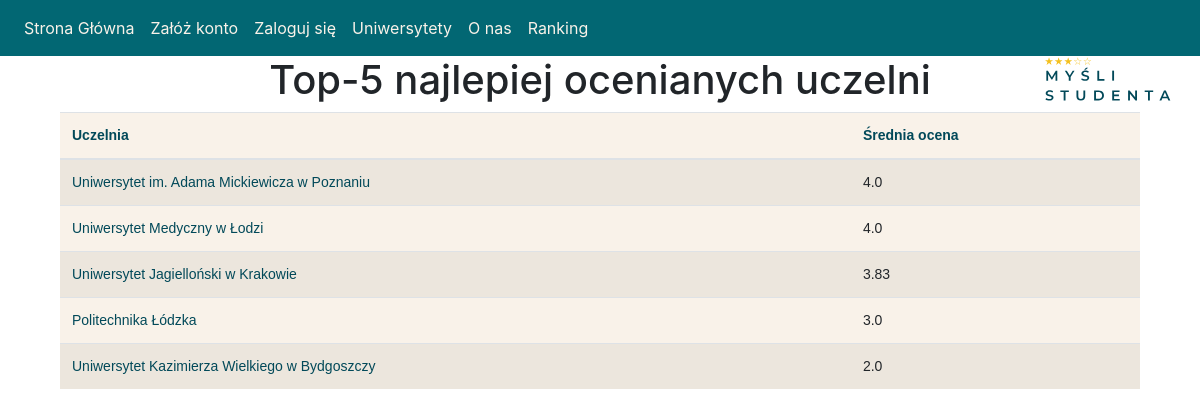
Screenshot of /top_universities with the database file from the repository.
### website/models.py (models this page shows, shortened)
class University(db.Model):
    __tablename__ = 'university'
    university_id = db.Column(db.Integer, primary_key=True)
    university_name = db.Column(db.String(100), nullable=False)
    location = db.Column(db.String(50), nullable=False)
    website = db.Column(db.String(100), nullable=False)
    api_url = db.Column(db.String(50))
    course = relationship("Course",backref = "University")

### website/views.py (the view)
@views.route('/top_universities')
def top_universities():
    universities = University.query.all()
    universities_avg_rating = []
    for university in universities:
        courses = Course.query.filter_by(university_id=university.university_id).all()
        total_rating = 0
        course_count = 0
        for course in courses:
            for rating in course.rating:
                total_rating += rating.quality_value
                course_count += 1
        avg_rating = total_rating / course_count if course_count > 0 else 0
        universities_avg_rating.append((university, round(avg_rating,2)))
    universities_avg_rating.sort(key=lambda x: x[1], reverse=True)
    top_universities = universities_avg_rating[:5]
    return render_template('top_universities.html', universities=top_universities, user=current_user)

### website/templates/top_universities.html (shortened to what this page needs)
{% extends "base.html" %}
{% block content %}
<div class="container">
  <h1 class="text-center">Top-5 najlepiej ocenianych uczelni </h1>
  <table class="table table-striped my-table">
    <thead>
      <tr>
        <th>Uczelnia</th>
        <th>Średnia ocena</th>
      </tr>
    </thead>
    <tbody>
      {% for university, avg_rating in universities %}
      <tr>
        <td><a class="university-link" href="{{ url_for('views.university', university_name=university.university_name) }}">{{ university.university_name }}</a></td>
        <td>{{ avg_rating }}</td>
      </tr>
      {% endfor %}
      <link href="static/style.css" rel="stylesheet" />
    </tbody>
  </table>
</div>
{% endblock %}

### website/static/style.css (style rules this page uses)
body { background-color: white; }
.my-table { background-color: #f9f2e9; font-size: 14px; font-family: Arial, sans-serif; }
.my-table th { color: #024959; font-weight: bold; }
a.university-link { color: #024959; }

### rows the page displays
University: university_name "Uniwersytet im. Adama Mickiewicza w Poznaniu", avg_rating "4.0"
University: university_name "Uniwersytet Medyczny w Łodzi", avg_rating "4.0"
University: university_name "Uniwersytet Jagielloński w Krakowie", avg_rating "3.83"
University: university_name "Politechnika Łódzka", avg_rating "3.0"
University: university_name "Uniwersytet Kazimierza Wielkiego w Bydgoszczy", avg_rating "2.0"
